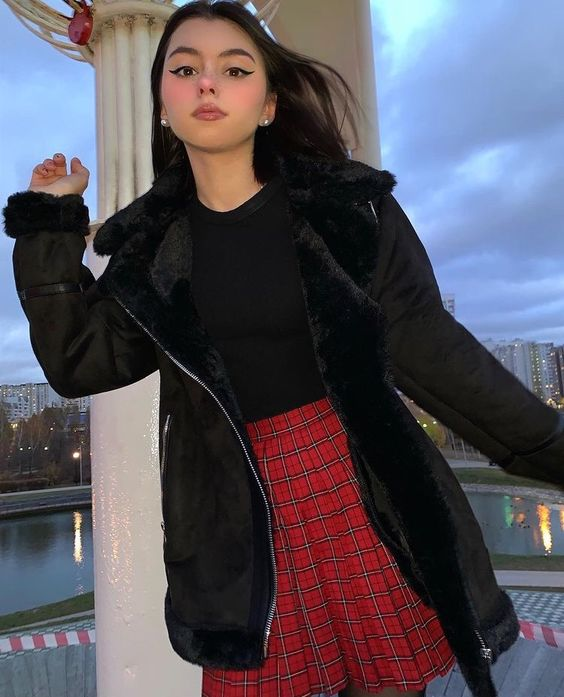
#> input picture 2023_H2/cos/3/ocp/dora.jpg, 564 x 697 px
$ python images.py
#> lines starting #> are read from the running program, lines starting #| are printed output that depends on the picture
#> further down, img is the input picture: PIL image 564x697 RGB; mean R, G, B 86.8, 81.5, 91.4
from PIL import Image
import numpy as np


def apply_filter(image, kernel):
    width, height = image.size
#> width = 564; height = 697
    kernel_size = len(kernel)

    # Конвертация изображения в массив numpy
    img_array = np.array(image)

    # Размеры для результирующего изображения
    res_width = width - kernel_size + 1
#> res_width = 558
    res_height = height - kernel_size + 1
#> res_height = 691

    # Создание пустого результирующего изображения
    result = np.zeros((res_height, res_width, 3), dtype=np.uint8)

    # Применение фильтрации
    for i in range(res_height):
        for j in range(res_width):
            for k in range(3):  # Проход по каналам RGB
                result[i, j, k] = np.sum(kernel * img_array[i:i+kernel_size, j:j+kernel_size, k]) // np.sum(kernel)
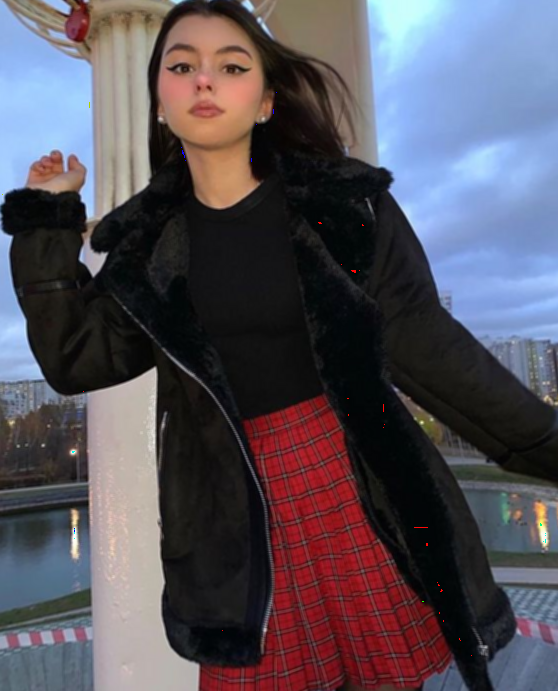
#> result: shape (691, 558, 3); mean R, G, B 85.7, 80.1, 89.7


    return Image.fromarray(result)


if __name__ == "__main__":
    img = Image.open('dora.jpg')

    kernel = np.array([
        [-1, -1, -1, -1, -1, -1, -1],
        [-1, -1, -1, -1, -1, -1, -1],
        [-1, -1, 49, 49, 49, -1, -1],
        [-1, -1, 49, 49, 49, -1, -1],
        [-1, -1, 49, 49, 49, -1, -1],
        [-1, -1, -1, -1, -1, -1, -1],
        [-1, -1, -1, -1, -1, -1, -1]
    ]) / 49  # Матрица увеличения резкости 7x7


    img_new = apply_filter(img, kernel)
    img_new.save('temp_image.jpg')
    # img_new.show()
